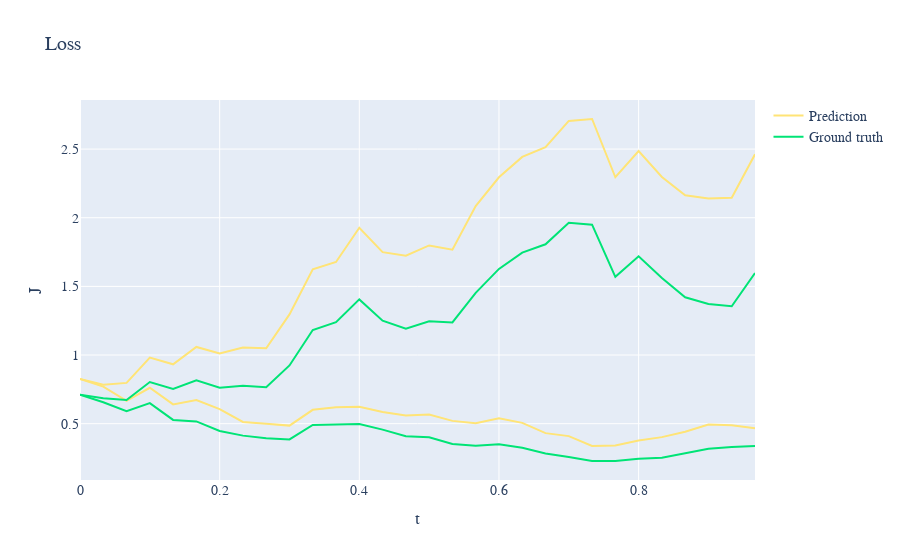

Notebook code cell kept with this figure:
### Code cell
fig = make_subplots(rows=1, cols=1)
fig.add_trace(go.Scatter(x=ts[:, 0].flatten(), y=Y_preds[:, 0].flatten(), mode='lines', name="Prediction", line=dict(color="#FFe476")), row=1, col=1)
fig.add_trace(go.Scatter(x=ts[:, 0].flatten(), y=Y_sol[:, 0].flatten(), mode='lines', name="Ground truth", line=dict(color="#00e476")), row=1, col=1)
for i in range(1, num_samples):
    fig.add_trace(go.Scatter(x=ts[:, i].flatten(), y=Y_preds[:, i].flatten(), mode='lines', showlegend=False, line=dict(color="#FFe476")), row=1, col=1)
    fig.add_trace(go.Scatter(x=ts[:, i].flatten(), y=Y_sol[:, i].flatten(), mode='lines', showlegend=False, line=dict(color="#00e476")), row=1, col=1)
fig.update_layout(
    title="Loss",
    xaxis_title="t",
    yaxis_title="J",
    font=dict(
        family="Courier New, monospace",
        size=14
    )
)
fig.show()

### Figure 1 — Plotly figure (JSON) as saved in the notebook; plotly's stock layout.template omitted (floating-point values rounded to 4 significant figures)
{"data": [{"line": {"color": "#FFe476"}, "mode": "lines", "name": "Prediction", "type": "scatter", "x": [0, 0.03333, 0.06667, 0.1, 0.1333, 0.1667, 0.2, 0.2333, 0.2667, 0.3, 0.3333, 0.3667, 0.4, 0.4333, 0.4667, 0.5, 0.5333, 0.5667, 0.6, 0.6333, 0.6667, 0.7, 0.7333, 0.7667, 0.8, 0.8333, 0.8667, 0.9, 0.9333, 0.9667], "xaxis": "x", "y": [0.8249, 0.7695, 0.6665, 0.7616, 0.6406, 0.672, 0.6058, 0.5128, 0.4993, 0.4858, 0.6011, 0.6198, 0.6227, 0.585, 0.5598, 0.5661, 0.5205, 0.5027, 0.5395, 0.5059, 0.431, 0.4093, 0.3376, 0.3403, 0.3773, 0.402, 0.4416, 0.4932, 0.4884, 0.4671], "yaxis": "y"}, {"line": {"color": "#00e476"}, "mode": "lines", "name": "Ground truth", "type": "scatter", "x": [0, 0.03333, 0.06667, 0.1, 0.1333, 0.1667, 0.2, 0.2333, 0.2667, 0.3, 0.3333, 0.3667, 0.4, 0.4333, 0.4667, 0.5, 0.5333, 0.5667, 0.6, 0.6333, 0.6667, 0.7, 0.7333, 0.7667, 0.8, 0.8333, 0.8667, 0.9, 0.9333, 0.9667], "xaxis": "x", "y": [0.7112, 0.6557, 0.5903, 0.6497, 0.5274, 0.5167, 0.4468, 0.4129, 0.3933, 0.3853, 0.4904, 0.4918, 0.4968, 0.4565, 0.4079, 0.4015, 0.3515, 0.3388, 0.3493, 0.3244, 0.2835, 0.2567, 0.2288, 0.2282, 0.245, 0.2527, 0.283, 0.3179, 0.3296, 0.3368], "yaxis": "y"}, {"line": {"color": "#FFe476"}, "mode": "lines", "showlegend": false, "type": "scatter", "x": [0, 0.03333, 0.06667, 0.1, 0.1333, 0.1667, 0.2, 0.2333, 0.2667, 0.3, 0.3333, 0.3667, 0.4, 0.4333, 0.4667, 0.5, 0.5333, 0.5667, 0.6, 0.6333, 0.6667, 0.7, 0.7333, 0.7667, 0.8, 0.8333, 0.8667, 0.9, 0.9333, 0.9667], "xaxis": "x", "y": [0.8249, 0.784, 0.797, 0.9815, 0.9323, 1.059, 1.011, 1.055, 1.049, 1.296, 1.625, 1.678, 1.927, 1.749, 1.723, 1.798, 1.768, 2.085, 2.294, 2.443, 2.514, 2.705, 2.719, 2.295, 2.486, 2.297, 2.163, 2.14, 2.146, 2.462], "yaxis": "y"}, {"line": {"color": "#00e476"}, "mode": "lines", "showlegend": false, "type": "scatter", "x": [0, 0.03333, 0.06667, 0.1, 0.1333, 0.1667, 0.2, 0.2333, 0.2667, 0.3, 0.3333, 0.3667, 0.4, 0.4333, 0.4667, 0.5, 0.5333, 0.5667, 0.6, 0.6333, 0.6667, 0.7, 0.7333, 0.7667, 0.8, 0.8333, 0.8667, 0.9, 0.9333, 0.9667], "xaxis": "x", "y": [0.7112, 0.6857, 0.6728, 0.8031, 0.7522, 0.8157, 0.7613, 0.7767, 0.7648, 0.9242, 1.182, 1.239, 1.405, 1.25, 1.193, 1.246, 1.238, 1.453, 1.627, 1.746, 1.807, 1.963, 1.949, 1.57, 1.72, 1.562, 1.421, 1.371, 1.356, 1.597], "yaxis": "y"}], "layout": {"font": {"family": "Courier New, monospace", "size": 14}, "title": {"text": "Loss"}, "xaxis": {"anchor": "y", "domain": [0, 1], "title": {"text": "t"}}, "yaxis": {"anchor": "x", "domain": [0, 1], "title": {"text": "J"}}}}
